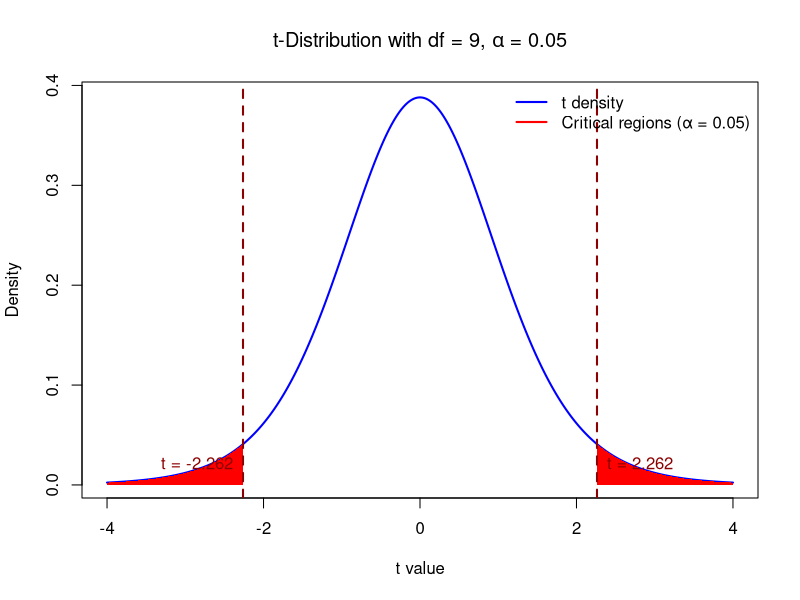
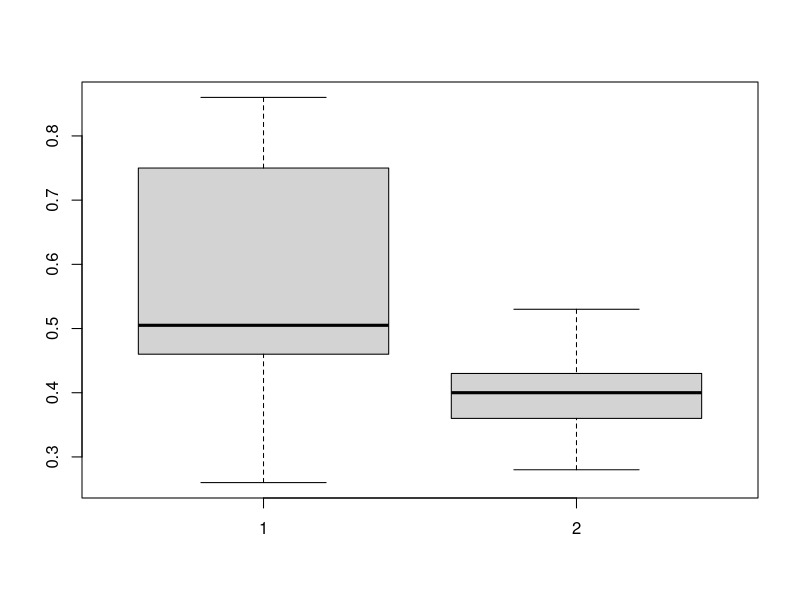

Here is the R script that generated these plots, in order:
## ---- chunk 1
knitr::opts_chunk$set(
  echo = TRUE,comment = '', fig.align = 'center'  , out.width="65%"
)
knitr::include_graphics
## ---- chunk 2
# Parameters
alpha <- 0.05
df <- 9

# Critical t value for two-tailed test
t_crit <- qt(1 - alpha/2, df)

# Range for x-axis
x <- seq(-4, 4, length = 500)
y <- dt(x, df)

# Plot t-distribution
plot(x, y, type = "l", lwd = 2, col = "blue",
     main = expression(paste("t-Distribution with df = 9, ", alpha, " = 0.05")),
     ylab = "Density", xlab = "t value")

# Shade critical regions
x_crit_left <- seq(-4, -t_crit, length = 100)
x_crit_right <- seq(t_crit, 4, length = 100)

polygon(c(x_crit_left, rev(x_crit_left)), 
        c(dt(x_crit_left, df), rep(0, length(x_crit_left))), 
        col = "red", border = NA)

polygon(c(x_crit_right, rev(x_crit_right)), 
        c(dt(x_crit_right, df), rep(0, length(x_crit_right))), 
        col = "red", border = NA)

# Add vertical lines at critical values
abline(v = c(-t_crit, t_crit), col = "darkred", lwd = 2, lty = 2)

# Add text annotations
text(-t_crit, 0.02, sprintf("t = %.3f", -t_crit), pos = 2, col = "darkred")
text(t_crit, 0.02, sprintf("t = %.3f", t_crit), pos = 4, col = "darkred")

# Add legend
legend("topright", legend = c("t density", "Critical regions (α = 0.05)"),
       col = c("blue", "red"), lwd = 2, bty = "n")
## ---- chunk 3
tstatistic <- 1.7954
2*pt(-tstatistic,df = 9)
## ---- chunk 4
#Need to specify mu
phmeter <-c(7.07,7.00,7.10,6.97,7.00,7.03,7.01,7.01, 6.98,7.08)
t.test(phmeter, mu = 7)
## ---- chunk 5
noNitro<- c(0.32,0.53 ,0.28, 0.37, 0.47, 0.43, 0.36, 0.42,0.38,0.43)
Nitro<- c(0.26,0.43,0.47,0.49,0.52,0.75,0.79,0.86, 0.62,0.46)
t.test(Nitro,noNitro, var.equal = TRUE, conf.level = .95)
## ---- chunk 6
boxplot(Nitro,noNitro)
## ---- chunk 7
t.test(Nitro,noNitro, var.equal = FALSE, conf.level = .95)
## ---- chunk 8
noNitro<- c(0.32,0.53 ,0.28, 0.37, 0.47, 0.43, 0.36, 0.42,0.38,0.43)
Nitro<- c(0.26,0.43,0.47,0.49,0.52,0.75,0.79,0.86, 0.62,0.46)
t.test(Nitro,noNitro, var.equal = FALSE, conf.level = .95,alternative = 'greater')
